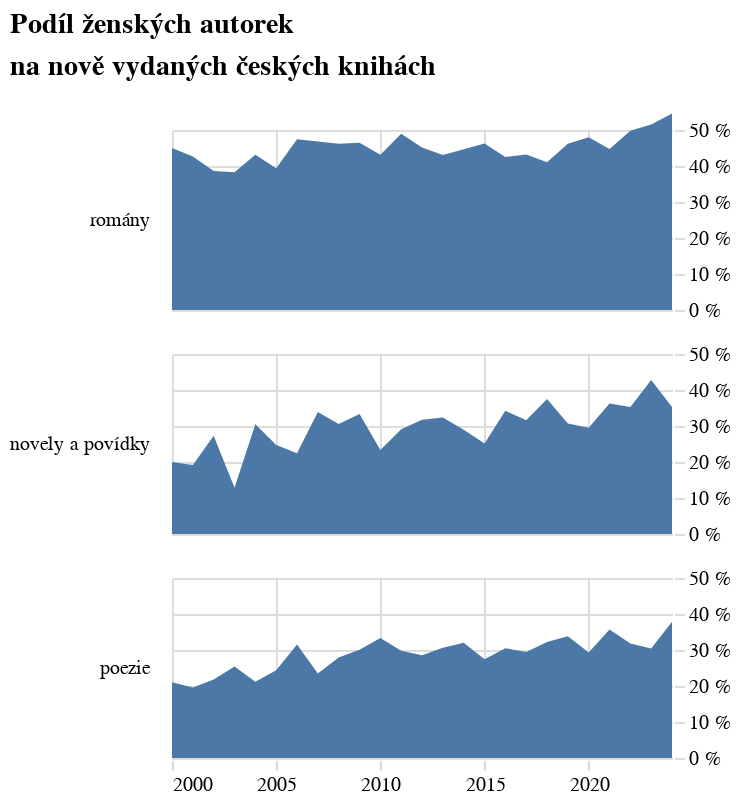

Source (notebook cell):
### Code cell
alt.Chart(alt_friendly(pl.concat([df_podil, df_podil_kratke, df_podil_poezie])), title=alt.Title(["Podíl ženských autorek","na nově vydaných českých knihách"], lineHeight=21), width=250, height=90).mark_area().encode(
    alt.X("rok:T", title=None, axis=alt.Axis(tickCount=5)),
    alt.Y('podil_zen:Q', title=None, axis=alt.Axis(tickCount=4, labelExpr="datum.label * 100 + ' %'", orient='right'), scale=alt.Scale(domain=[0,0.5])),
    alt.Row("zanr:N",header=alt.Header(labelAngle=0, labelAlign='left', labelAnchor='middle', labelFont='Asap'), sort=["romány","novely a povídky","poezie"], title=None)
).configure_view(stroke='transparent').resolve_scale(y='shared')

### Figure 1 — Vega-Lite specification as saved in the notebook (floating-point values rounded to 4 significant figures)
{"config": {"title": {"font": "Noticia Text", "fontSize": 14, "anchor": "start", "lineHeight": 21, "fontWeight": "bolder", "subtitleFont": "Noticia Text", "subtitleFontSize": 12, "subtitleFontWeight": "lighter", "subtitlePadding": 12, "dy": -12}, "axis": {"labelFont": "Asap", "titleFont": "Asap", "fontWeight": "lighter", "titleFontWeight": "lighter", "labelFontSize": 10, "titleFontSize": 10, "labelPadding": 2, "titlePadding": 10, "domainOpacity": 0, "tickColor": "#DCDDD6"}, "legend": {"labelFont": "Asap", "labelFontWeight": "normal", "titleFont": "Asap", "titleFontWeight": "normal", "labelFontSize": 10, "titleFontSize": 10}, "view": {"stroke": "transparent"}}, "data": {"name": "data-28a6758feff038b97bc584f89c8362ad"}, "mark": {"type": "area"}, "encoding": {"row": {"field": "zanr", "header": {"labelAlign": "left", "labelAnchor": "middle", "labelAngle": 0, "labelFont": "Asap"}, "sort": ["romány", "novely a povídky", "poezie"], "title": null, "type": "nominal"}, "x": {"axis": {"tickCount": 5}, "field": "rok", "title": null, "type": "temporal"}, "y": {"axis": {"labelExpr": "datum.label * 100 + ' %'", "orient": "right", "tickCount": 4}, "field": "podil_zen", "scale": {"domain": [0, 0.5]}, "title": null, "type": "quantitative"}}, "height": 90, "resolve": {"scale": {"y": "shared"}}, "title": {"text": ["Podíl ženských autorek", "na nově vydaných českých knihách"], "lineHeight": 21}, "width": 250, "$schema": "https://vega.github.io/schema/vega-lite/v5.8.0.json", "datasets": {"data-28a6758feff038b97bc584f89c8362ad": [{"rok": "2000-01-01T00:00:00", "zeny": 103, "muzi": 126, "celkem": 229, "podil_zen": 0.4498, "zanr": "romány"}, {"rok": "2001-01-01T00:00:00", "zeny": 84, "muzi": 113, "celkem": 197, "podil_zen": 0.4264, "zanr": "romány"}, {"rok": "2002-01-01T00:00:00", "zeny": 83, "muzi": 132, "celkem": 215, "podil_zen": 0.386, "zanr": "romány"}, {"rok": "2003-01-01T00:00:00", "zeny": 75, "muzi": 121, "celkem": 196, "podil_zen": 0.3827, "zanr": "romány"}, {"rok": "2004-01-01T00:00:00", "zeny": 97, "muzi": 128, "celkem": 225, "podil_zen": 0.4311, "zanr": "romány"}, {"rok": "2005-01-01T00:00:00", "zeny": 96, "muzi": 148, "celkem": 244, "podil_zen": 0.3934, "zanr": "romány"}, {"rok": "2006-01-01T00:00:00", "zeny": 120, "muzi": 133, "celkem": 253, "podil_zen": 0.4743, "zanr": "romány"}, {"rok": "2007-01-01T00:00:00", "zeny": 118, "muzi": 134, "celkem": 252, "podil_zen": 0.4683, "zanr": "romány"}, {"rok": "2008-01-01T00:00:00", "zeny": 128, "muzi": 149, "celkem": 277, "podil_zen": 0.4621, "zanr": "romány"}, {"rok": "2009-01-01T00:00:00", "zeny": 137, "muzi": 158, "celkem": 295, "podil_zen": 0.4644, "zanr": "romány"}, {"rok": "2010-01-01T00:00:00", "zeny": 131, "muzi": 173, "celkem": 304, "podil_zen": 0.4309, "zanr": "romány"}, {"rok": "2011-01-01T00:00:00", "zeny": 160, "muzi": 167, "celkem": 327, "podil_zen": 0.4893, "zanr": "romány"}, {"rok": "2012-01-01T00:00:00", "zeny": 120, "muzi": 146, "celkem": 266, "podil_zen": 0.4511, "zanr": "romány"}, {"rok": "2013-01-01T00:00:00", "zeny": 108, "muzi": 143, "celkem": 251, "podil_zen": 0.4303, "zanr": "romány"}, {"rok": "2014-01-01T00:00:00", "zeny": 117, "muzi": 145, "celkem": 262, "podil_zen": 0.4466, "zanr": "romány"}, {"rok": "2015-01-01T00:00:00", "zeny": 135, "muzi": 157, "celkem": 292, "podil_zen": 0.4623, "zanr": "romány"}, {"rok": "2016-01-01T00:00:00", "zeny": 127, "muzi": 172, "celkem": 299, "podil_zen": 0.4247, "zanr": "romány"}, {"rok": "2017-01-01T00:00:00", "zeny": 134, "muzi": 176, "celkem": 310, "podil_zen": 0.4323, "zanr": "romány"}, {"rok": "2018-01-01T00:00:00", "zeny": 131, "muzi": 188, "celkem": 319, "podil_zen": 0.4107, "zanr": "romány"}, {"rok": "2019-01-01T00:00:00", "zeny": 164, "muzi": 191, "celkem": 355, "podil_zen": 0.462, "zanr": "romány"}, {"rok": "2020-01-01T00:00:00", "zeny": 180, "muzi": 195, "celkem": 375, "podil_zen": 0.48, "zanr": "romány"}, {"rok": "2021-01-01T00:00:00", "zeny": 182, "muzi": 225, "celkem": 407, "podil_zen": 0.4472, "zanr": "romány"}, {"rok": "2022-01-01T00:00:00", "zeny": 207, "muzi": 209, "celkem": 416, "podil_zen": 0.4976, "zanr": "romány"}, {"rok": "2023-01-01T00:00:00", "zeny": 205, "muzi": 193, "celkem": 398, "podil_zen": 0.5151, "zanr": "romány"}, {"rok": "2024-01-01T00:00:00", "zeny": 209, "muzi": 174, "celkem": 383, "podil_zen": 0.5457, "zanr": "romány"}, {"rok": "2000-01-01T00:00:00", "zeny": 25, "muzi": 100, "celkem": 125, "podil_zen": 0.2, "zanr": "novely a povídky"}, {"rok": "2001-01-01T00:00:00", "zeny": 18, "muzi": 76, "celkem": 94, "podil_zen": 0.1915, "zanr": "novely a povídky"}, {"rok": "2002-01-01T00:00:00", "zeny": 30, "muzi": 80, "celkem": 110, "podil_zen": 0.2727, "zanr": "novely a povídky"}, {"rok": "2003-01-01T00:00:00", "zeny": 15, "muzi": 102, "celkem": 117, "podil_zen": 0.1282, "zanr": "novely a povídky"}, {"rok": "2004-01-01T00:00:00", "zeny": 32, "muzi": 73, "celkem": 105, "podil_zen": 0.3048, "zanr": "novely a povídky"}, {"rok": "2005-01-01T00:00:00", "zeny": 24, "muzi": 73, "celkem": 97, "podil_zen": 0.2474, "zanr": "novely a povídky"}, {"rok": "2006-01-01T00:00:00", "zeny": 24, "muzi": 83, "celkem": 107, "podil_zen": 0.2243, "zanr": "novely a povídky"}, {"rok": "2007-01-01T00:00:00", "zeny": 42, "muzi": 82, "celkem": 124, "podil_zen": 0.3387, "zanr": "novely a povídky"}, {"rok": "2008-01-01T00:00:00", "zeny": 40, "muzi": 91, "celkem": 131, "podil_zen": 0.3053, "zanr": "novely a povídky"}, {"rok": "2009-01-01T00:00:00", "zeny": 48, "muzi": 96, "celkem": 144, "podil_zen": 0.3333, "zanr": "novely a povídky"}, {"rok": "2010-01-01T00:00:00", "zeny": 31, "muzi": 102, "celkem": 133, "podil_zen": 0.2331, "zanr": "novely a povídky"}, {"rok": "2011-01-01T00:00:00", "zeny": 46, "muzi": 112, "celkem": 158, "podil_zen": 0.2911, "zanr": "novely a povídky"}, {"rok": "2012-01-01T00:00:00", "zeny": 47, "muzi": 101, "celkem": 148, "podil_zen": 0.3176, "zanr": "novely a povídky"}, {"rok": "2013-01-01T00:00:00", "zeny": 44, "muzi": 92, "celkem": 136, "podil_zen": 0.3235, "zanr": "novely a povídky"}, {"rok": "2014-01-01T00:00:00", "zeny": 42, "muzi": 103, "celkem": 145, "podil_zen": 0.2897, "zanr": "novely a povídky"}, {"rok": "2015-01-01T00:00:00", "zeny": 37, "muzi": 110, "celkem": 147, "podil_zen": 0.2517, "zanr": "novely a povídky"}, {"rok": "2016-01-01T00:00:00", "zeny": 50, "muzi": 96, "celkem": 146, "podil_zen": 0.3425, "zanr": "novely a povídky"}, {"rok": "2017-01-01T00:00:00", "zeny": 42, "muzi": 91, "celkem": 133, "podil_zen": 0.3158, "zanr": "novely a povídky"}, {"rok": "2018-01-01T00:00:00", "zeny": 63, "muzi": 105, "celkem": 168, "podil_zen": 0.375, "zanr": "novely a povídky"}, {"rok": "2019-01-01T00:00:00", "zeny": 54, "muzi": 122, "celkem": 176, "podil_zen": 0.3068, "zanr": "novely a povídky"}, {"rok": "2020-01-01T00:00:00", "zeny": 46, "muzi": 110, "celkem": 156, "podil_zen": 0.2949, "zanr": "novely a povídky"}, {"rok": "2021-01-01T00:00:00", "zeny": 66, "muzi": 116, "celkem": 182, "podil_zen": 0.3626, "zanr": "novely a povídky"}, {"rok": "2022-01-01T00:00:00", "zeny": 61, "muzi": 112, "celkem": 173, "podil_zen": 0.3526, "zanr": "novely a povídky"}, {"rok": "2023-01-01T00:00:00", "zeny": 68, "muzi": 91, "celkem": 159, "podil_zen": 0.4277, "zanr": "novely a povídky"}, {"rok": "2024-01-01T00:00:00", "zeny": 54, "muzi": 99, "celkem": 153, "podil_zen": 0.3529, "zanr": "novely a povídky"}, {"rok": "2000-01-01T00:00:00", "zeny": 47, "muzi": 176, "celkem": 223, "podil_zen": 0.2108, "zanr": "poezie"}, {"rok": "2001-01-01T00:00:00", "zeny": 44, "muzi": 181, "celkem": 225, "podil_zen": 0.1956, "zanr": "poezie"}, {"rok": "2002-01-01T00:00:00", "zeny": 43, "muzi": 154, "celkem": 197, "podil_zen": 0.2183, "zanr": "poezie"}, {"rok": "2003-01-01T00:00:00", "zeny": 73, "muzi": 214, "celkem": 287, "podil_zen": 0.2544, "zanr": "poezie"}, {"rok": "2004-01-01T00:00:00", "zeny": 57, "muzi": 212, "celkem": 269, "podil_zen": 0.2119, "zanr": "poezie"}, {"rok": "2005-01-01T00:00:00", "zeny": 70, "muzi": 217, "celkem": 287, "podil_zen": 0.2439, "zanr": "poezie"}, {"rok": "2006-01-01T00:00:00", "zeny": 101, "muzi": 219, "celkem": 320, "podil_zen": 0.3156, "zanr": "poezie"}, {"rok": "2007-01-01T00:00:00", "zeny": 80, "muzi": 261, "celkem": 341, "podil_zen": 0.2346, "zanr": "poezie"}, {"rok": "2008-01-01T00:00:00", "zeny": 100, "muzi": 258, "celkem": 358, "podil_zen": 0.2793, "zanr": "poezie"}, {"rok": "2009-01-01T00:00:00", "zeny": 110, "muzi": 256, "celkem": 366, "podil_zen": 0.3005, "zanr": "poezie"}, {"rok": "2010-01-01T00:00:00", "zeny": 131, "muzi": 262, "celkem": 393, "podil_zen": 0.3333, "zanr": "poezie"}, {"rok": "2011-01-01T00:00:00", "zeny": 114, "muzi": 269, "celkem": 383, "podil_zen": 0.2977, "zanr": "poezie"}, {"rok": "2012-01-01T00:00:00", "zeny": 100, "muzi": 250, "celkem": 350, "podil_zen": 0.2857, "zanr": "poezie"}, {"rok": "2013-01-01T00:00:00", "zeny": 127, "muzi": 288, "celkem": 415, "podil_zen": 0.306, "zanr": "poezie"}, {"rok": "2014-01-01T00:00:00", "zeny": 127, "muzi": 270, "celkem": 397, "podil_zen": 0.3199, "zanr": "poezie"}, {"rok": "2015-01-01T00:00:00", "zeny": 114, "muzi": 302, "celkem": 416, "podil_zen": 0.274, "zanr": "poezie"}, {"rok": "2016-01-01T00:00:00", "zeny": 138, "muzi": 315, "celkem": 453, "podil_zen": 0.3046, "zanr": "poezie"}, {"rok": "2017-01-01T00:00:00", "zeny": 110, "muzi": 264, "celkem": 374, "podil_zen": 0.2941, "zanr": "poezie"}, {"rok": "2018-01-01T00:00:00", "zeny": 115, "muzi": 242, "celkem": 357, "podil_zen": 0.3221, "zanr": "poezie"}, {"rok": "2019-01-01T00:00:00", "zeny": 133, "muzi": 260, "celkem": 393, "podil_zen": 0.3384, "zanr": "poezie"}, {"rok": "2020-01-01T00:00:00", "zeny": 118, "muzi": 285, "celkem": 403, "podil_zen": 0.2928, "zanr": "poezie"}, {"rok": "2021-01-01T00:00:00", "zeny": 150, "muzi": 270, "celkem": 420, "podil_zen": 0.3571, "zanr": "poezie"}, {"rok": "2022-01-01T00:00:00", "zeny": 116, "muzi": 249, "celkem": 365, "podil_zen": 0.3178, "zanr": "poezie"}, {"rok": "2023-01-01T00:00:00", "zeny": 115, "muzi": 263, "celkem": 378, "podil_zen": 0.3042, "zanr": "poezie"}, {"rok": "2024-01-01T00:00:00", "zeny": 118, "muzi": 194, "celkem": 312, "podil_zen": 0.3782, "zanr": "poezie"}]}}
